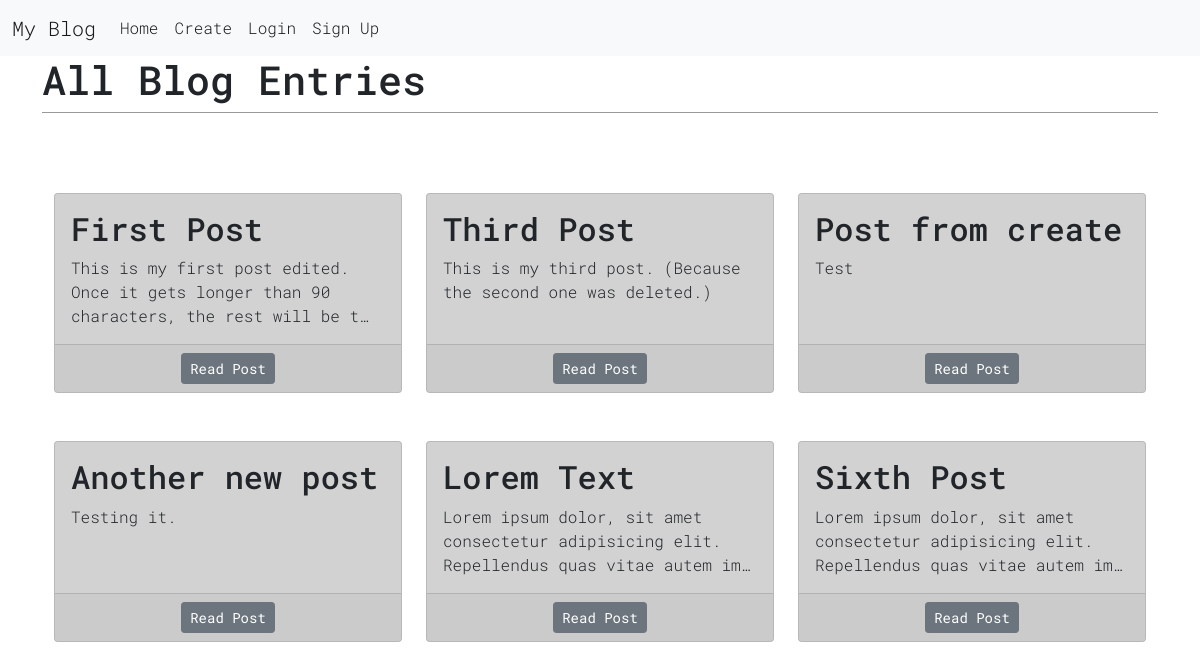
The app's page /, older data.
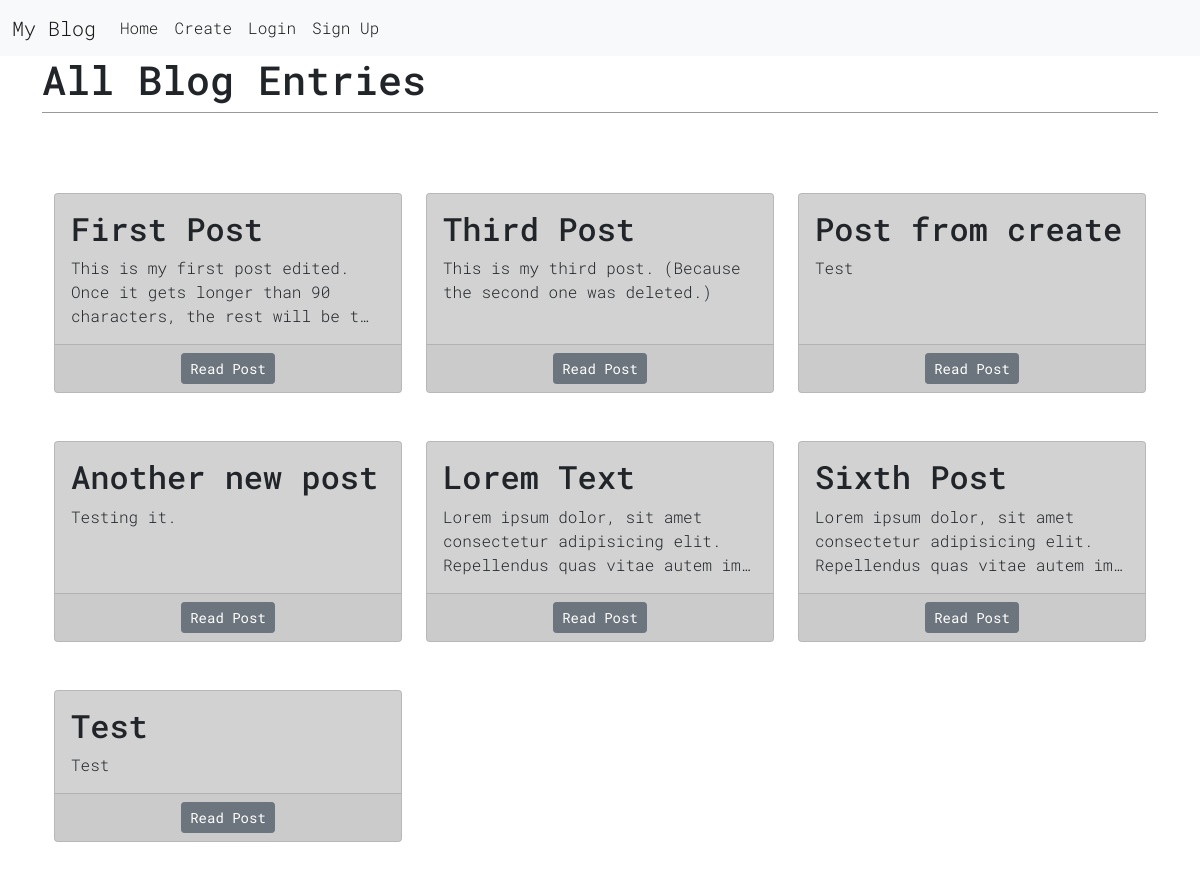
The same page, newer data.
### blog/models.py (models this page shows, shortened)
class Post(models.Model):
    title = models.CharField(max_length=200)
    author = models.ForeignKey("auth.User", on_delete=models.CASCADE)
    body = models.TextField()

### blog/views.py (the view)
# urls.py: path("", BlogListView.as_view(), name="home"),
class BlogListView(ListView):
    model = Post
    template_name = "home.html"

### templates/home.html (shortened to what this page needs)
{% extends 'base.html' %}
{% load mathfilters %}
{% block content %}
    <div class="container">
        <header>
            <h1>All Blog Entries</h1>
        </header>
        <div class="container">
            <div class="row justify-content-start">
                {% for post in object_list %}
                    {% if forloop.counter|sub:1|divisibleby:3 %}
                    </div>
                    <div class="row justify-content-start">
                        <div class="col-4">
                            <div class="card">
                                <div class="card-body post-entry">
                                    <h2 class="card-title">{{ post.title }}</h2>
                                    <p class="card-text">{{ post.body|truncatechars:90 }}</p>
                                </div>
                                <div class="card-footer text-center">
                                    <a class="btn btn-secondary btn-sm" href="{% url 'post_detail' post.pk %}">Read Post</a>
                                </div>
                            </div>
                        </div>
                    {% else %}
                        <div class="col-4">
                            <div class="card">
                                <div class="card-body post-entry">
                                    <h2 class="card-title">{{ post.title }}</h2>
                                    <p class="card-text">{{ post.body|truncatechars:90 }}</p>
                                </div>
                                <div class="card-footer text-center">
                                    <a class="btn btn-secondary btn-sm" href="{% url 'post_detail' post.pk %}">Read Post</a>
                                </div>
                            </div>
                        </div>
                    {% endif %}
                {% endfor %}
            </div>
        </div>
    </div>
{% endblock content %}

Row changes from the older to the newer data that the page shows:
added Post: title "Test", body "Test"
